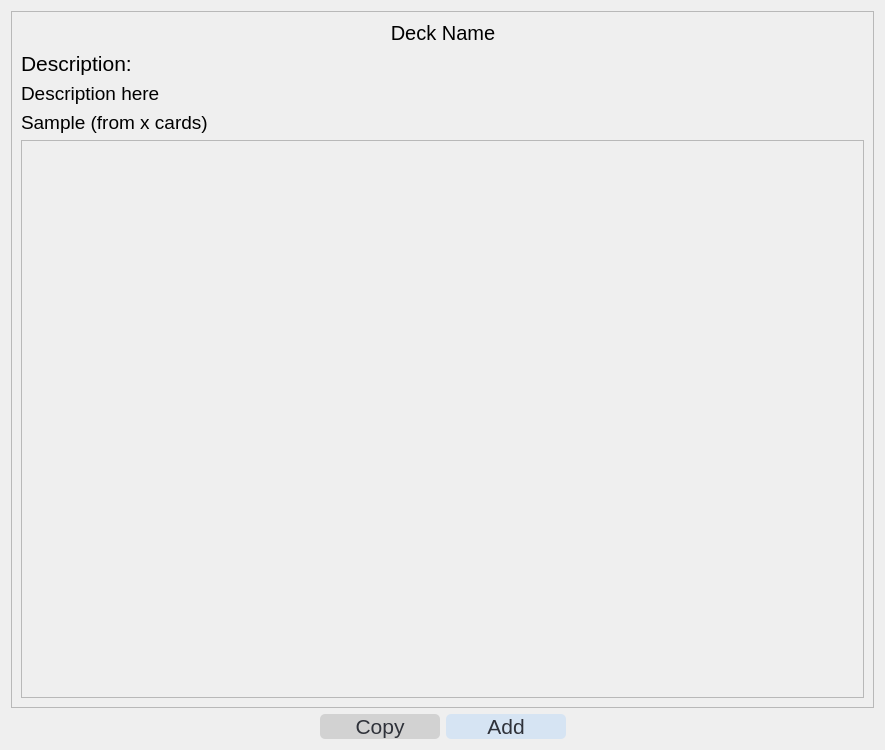
<?xml version="1.0" encoding="UTF-8"?>
<ui version="4.0">
 <class>Form</class>
 <widget class="QWidget" name="Form">
  <property name="geometry">
   <rect>
    <x>0</x>
    <y>0</y>
    <width>885</width>
    <height>750</height>
   </rect>
  </property>
  <property name="font">
   <font>
    <pointsize>14</pointsize>
   </font>
  </property>
  <property name="windowTitle">
   <string>Form</string>
  </property>
  <layout class="QVBoxLayout" name="verticalLayout_4">
   <item>
    <widget class="QScrollArea" name="scrollArea">
     <property name="widgetResizable">
      <bool>true</bool>
     </property>
     <widget class="QWidget" name="scrollAreaWidgetContents">
      <property name="geometry">
       <rect>
        <x>0</x>
        <y>0</y>
        <width>859</width>
        <height>687</height>
       </rect>
      </property>
      <layout class="QVBoxLayout" name="verticalLayout">
       <item>
        <layout class="QHBoxLayout" name="horizontalLayout_2">
         <item>
          <spacer name="horizontalSpacer_3">
           <property name="orientation">
            <enum>Qt::Horizontal</enum>
           </property>
           <property name="sizeHint" stdset="0">
            <size>
             <width>40</width>
             <height>20</height>
            </size>
           </property>
          </spacer>
         </item>
         <item>
          <widget class="QLabel" name="decknamelabel">
           <property name="sizePolicy">
            <sizepolicy hsizetype="Minimum" vsizetype="Preferred">
             <horstretch>0</horstretch>
             <verstretch>0</verstretch>
            </sizepolicy>
           </property>
           <property name="minimumSize">
            <size>
             <width>160</width>
             <height>0</height>
            </size>
           </property>
           <property name="styleSheet">
            <string notr="true">font:20px;</string>
           </property>
           <property name="text">
            <string>Deck Name</string>
           </property>
           <property name="alignment">
            <set>Qt::AlignCenter</set>
           </property>
          </widget>
         </item>
         <item>
          <spacer name="horizontalSpacer_4">
           <property name="orientation">
            <enum>Qt::Horizontal</enum>
           </property>
           <property name="sizeHint" stdset="0">
            <size>
             <width>40</width>
             <height>20</height>
            </size>
           </property>
          </spacer>
         </item>
         <item>
          <layout class="QVBoxLayout" name="verticalLayout_2"/>
         </item>
        </layout>
       </item>
       <item>
        <layout class="QVBoxLayout" name="verticalLayout_3">
         <item>
          <widget class="QLabel" name="decknamelabel_2">
           <property name="sizePolicy">
            <sizepolicy hsizetype="Minimum" vsizetype="Preferred">
             <horstretch>0</horstretch>
             <verstretch>0</verstretch>
            </sizepolicy>
           </property>
           <property name="minimumSize">
            <size>
             <width>160</width>
             <height>0</height>
            </size>
           </property>
           <property name="font">
            <font>
             <pointsize>16</pointsize>
            </font>
           </property>
           <property name="styleSheet">
            <string notr="true"/>
           </property>
           <property name="text">
            <string>Description:</string>
           </property>
           <property name="alignment">
            <set>Qt::AlignLeading|Qt::AlignLeft|Qt::AlignVCenter</set>
           </property>
          </widget>
         </item>
         <item>
          <widget class="QLabel" name="descriptionlabel">
           <property name="sizePolicy">
            <sizepolicy hsizetype="Minimum" vsizetype="Preferred">
             <horstretch>0</horstretch>
             <verstretch>0</verstretch>
            </sizepolicy>
           </property>
           <property name="minimumSize">
            <size>
             <width>160</width>
             <height>0</height>
            </size>
           </property>
           <property name="font">
            <font>
             <pointsize>14</pointsize>
            </font>
           </property>
           <property name="styleSheet">
            <string notr="true"/>
           </property>
           <property name="text">
            <string>Description here</string>
           </property>
           <property name="alignment">
            <set>Qt::AlignLeading|Qt::AlignLeft|Qt::AlignVCenter</set>
           </property>
          </widget>
         </item>
        </layout>
       </item>
       <item>
        <widget class="QLabel" name="samplefromxcards">
         <property name="font">
          <font>
           <pointsize>14</pointsize>
          </font>
         </property>
         <property name="text">
          <string>Sample (from x cards)</string>
         </property>
        </widget>
       </item>
       <item>
        <widget class="QScrollArea" name="samplescrollarea">
         <property name="widgetResizable">
          <bool>true</bool>
         </property>
         <widget class="QWidget" name="samplescrollareacontents">
          <property name="geometry">
           <rect>
            <x>0</x>
            <y>0</y>
            <width>833</width>
            <height>542</height>
           </rect>
          </property>
         </widget>
        </widget>
       </item>
      </layout>
     </widget>
    </widget>
   </item>
   <item>
    <layout class="QHBoxLayout" name="horizontalLayout">
     <item>
      <spacer name="horizontalSpacer">
       <property name="orientation">
        <enum>Qt::Horizontal</enum>
       </property>
       <property name="sizeHint" stdset="0">
        <size>
         <width>40</width>
         <height>20</height>
        </size>
       </property>
      </spacer>
     </item>
     <item>
      <widget class="QPushButton" name="copybutton">
       <property name="sizePolicy">
        <sizepolicy hsizetype="Minimum" vsizetype="Minimum">
         <horstretch>0</horstretch>
         <verstretch>0</verstretch>
        </sizepolicy>
       </property>
       <property name="minimumSize">
        <size>
         <width>120</width>
         <height>25</height>
        </size>
       </property>
       <property name="styleSheet">
        <string notr="true">border-radius:5px;background-color:rgb(210, 210, 210);
font: 16pt;color:rgb(47, 50, 58);</string>
       </property>
       <property name="text">
        <string>Copy</string>
       </property>
      </widget>
     </item>
     <item>
      <widget class="QPushButton" name="addbutton">
       <property name="sizePolicy">
        <sizepolicy hsizetype="Minimum" vsizetype="Minimum">
         <horstretch>0</horstretch>
         <verstretch>0</verstretch>
        </sizepolicy>
       </property>
       <property name="minimumSize">
        <size>
         <width>120</width>
         <height>25</height>
        </size>
       </property>
       <property name="styleSheet">
        <string notr="true">border-radius:5px;background-color:rgb(214, 228, 243);
font: 16pt;color:rgb(47, 50, 58);</string>
       </property>
       <property name="text">
        <string>Add</string>
       </property>
      </widget>
     </item>
     <item>
      <spacer name="horizontalSpacer_2">
       <property name="orientation">
        <enum>Qt::Horizontal</enum>
       </property>
       <property name="sizeHint" stdset="0">
        <size>
         <width>40</width>
         <height>20</height>
        </size>
       </property>
      </spacer>
     </item>
    </layout>
   </item>
  </layout>
 </widget>
 <resources/>
 <connections/>
</ui>
